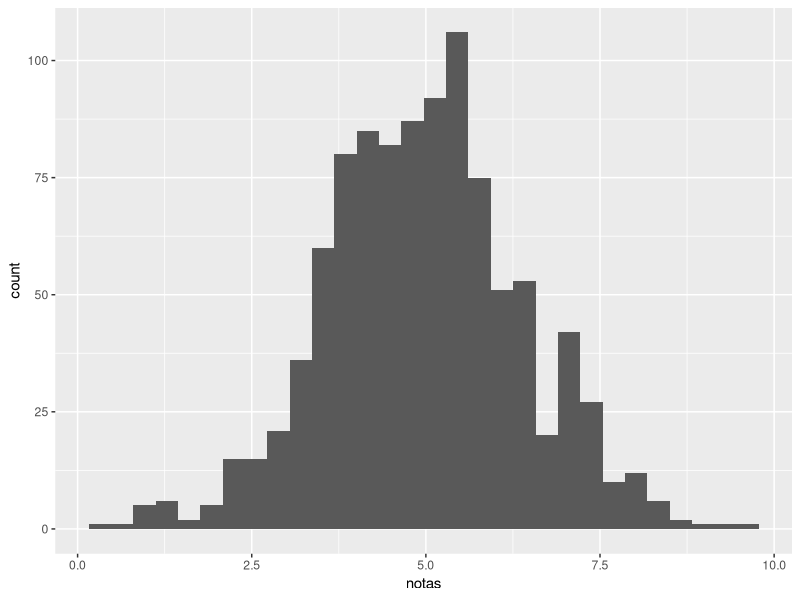
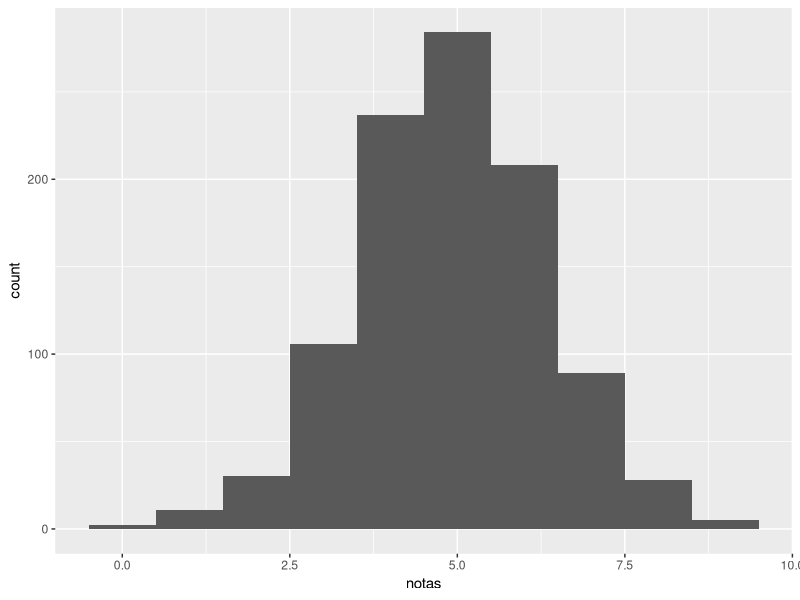
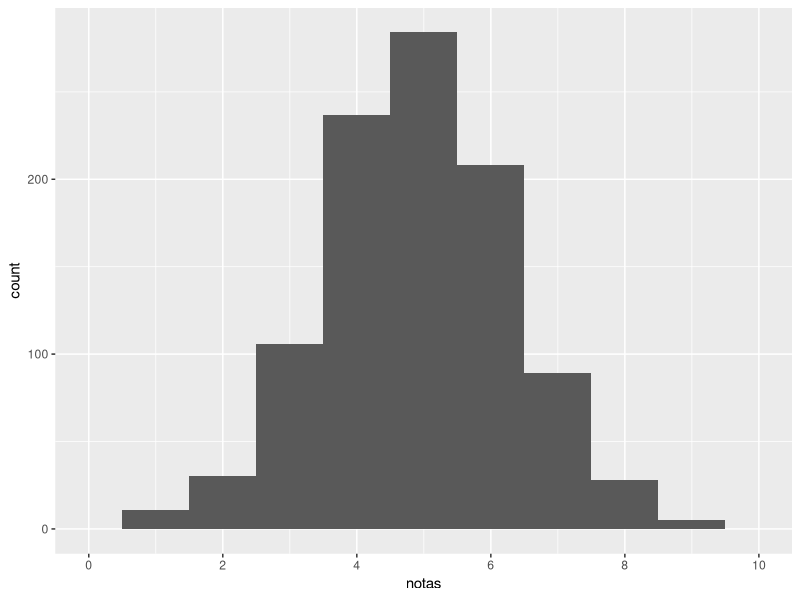
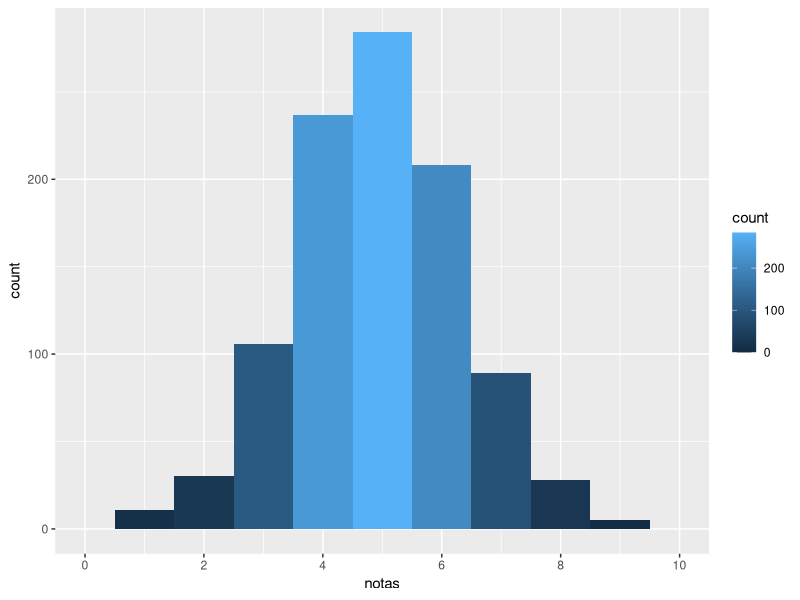
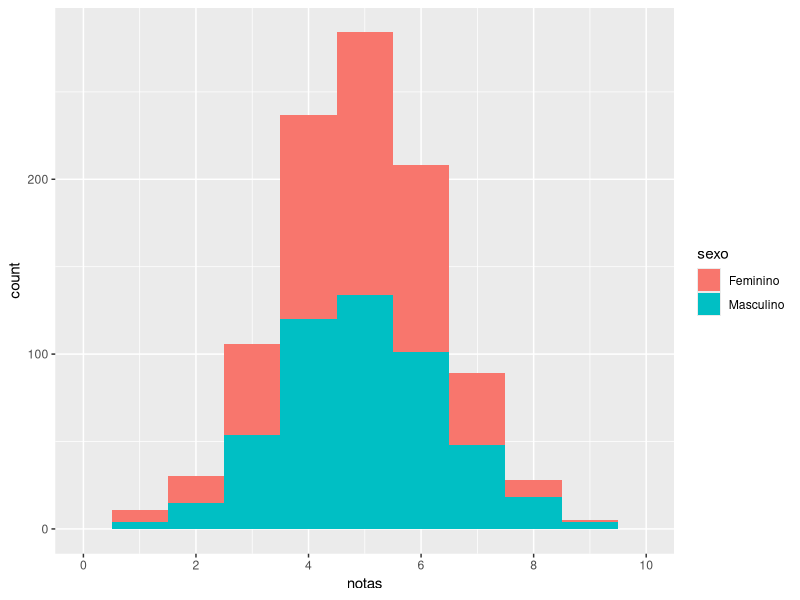
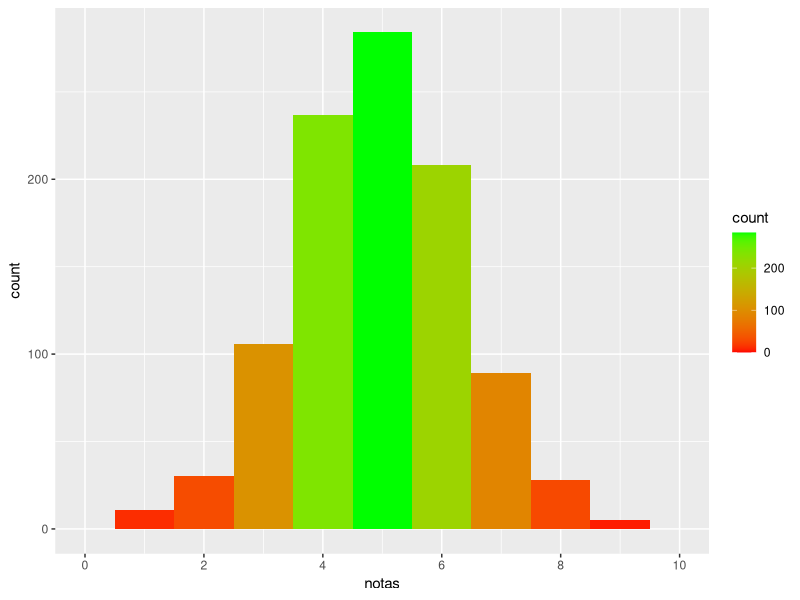
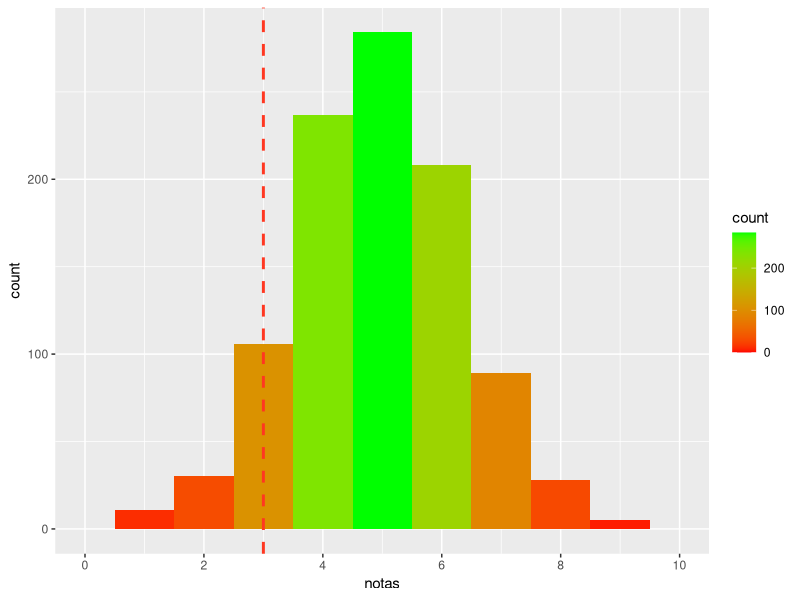
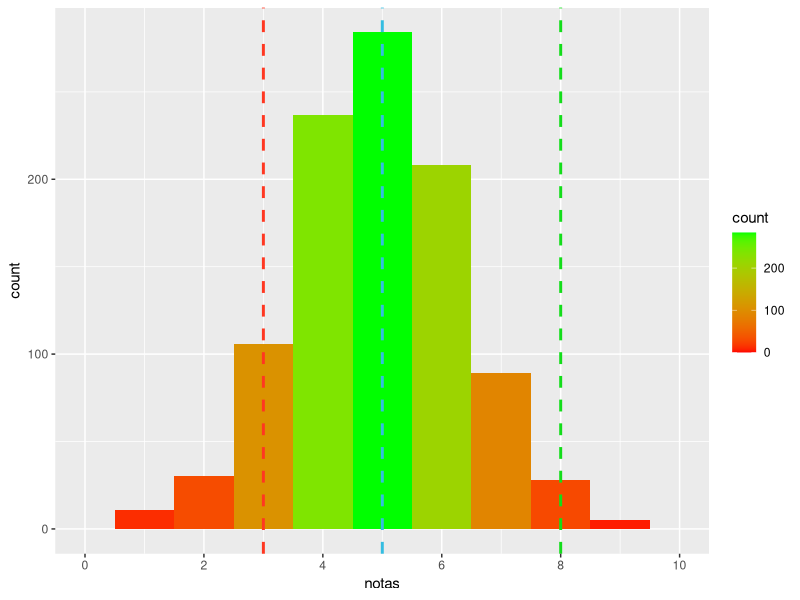

Recreate these plots in R, in order.
## ---- chunk 1
library(ggplot2)
## ---- chunk 2
set.seed(1234) # se já fez isso antes, não precisa rodar essa linha

notas <- rnorm(1000, mean = 5, sd = 1.4) 

sexo <- c(rep('Masculino', 500), rep('Feminino', 500))

escola <- data.frame(notas, sexo)
## ---- chunk 3

escola$notas <- round(escola$notas, 1)

## ---- chunk 4
ggplot(escola, aes(x = notas)) + 
  geom_histogram()
## ---- chunk 5
ggplot(escola, aes(x = notas)) + 
  geom_histogram(
    aes(y = ..count..),
    binwidth = 1
  )
## ---- chunk 6

ggplot(escola, aes(x = notas)) + 
  geom_histogram(
    aes(y = ..count..),
    binwidth = 1
  ) +
  scale_x_continuous(
    breaks = seq(0, 10, 2),
    limits=c(0, 10)
  )
## ---- chunk 7
ggplot(escola, aes(x = notas)) + 
  geom_histogram(
    aes(
      y = ..count..,
      fill = ..count..
      ),
    binwidth = 1
  ) +
  scale_x_continuous(
    breaks = seq(0, 10, 2),
    limits=c(0, 10)
  )

## ---- chunk 8

ggplot(escola, aes(x = notas)) + 
  geom_histogram(
    aes(
      y = ..count..,
      fill = sexo
      ),
    binwidth = 1
  ) +
  scale_x_continuous(
    breaks = seq(0, 10, 2),
    limits=c(0, 10)
  )

## ---- chunk 9

ggplot(escola, aes(x = notas)) + 
  geom_histogram(
    aes(
      y = ..count..,
      fill = ..count..
      ),
    binwidth = 1
  ) +
  scale_x_continuous(
    breaks = seq(0, 10, 2),
    limits=c(0, 10)
  ) +
  scale_fill_gradient(
    low = "red",
    high = "green")

## ---- chunk 10

ggplot(escola, aes(x = notas)) + 
  geom_histogram(
    aes(
      y = ..count..,
      fill = ..count..
      ),
    binwidth = 1
  ) +
  scale_x_continuous(
    breaks = seq(0, 10, 2),
    limits=c(0, 10)
  ) +
  scale_fill_gradient(
    low = "red",
    high = "green"
  ) + 
  geom_vline(
    xintercept = 3,
    size = 1,
    colour = "#FF3721",
    linetype = "dashed"
  )
  

## ---- chunk 11
ggplot(escola, aes(x = notas)) + 
  geom_histogram(
    aes(
      y = ..count..,
      fill = ..count..
      ),
    binwidth = 1
  ) +
  scale_x_continuous(
    breaks = seq(0, 10, 2),
    limits=c(0, 10)
  ) +
  scale_fill_gradient(
    low = "red",
    high = "green"
  ) + 
  geom_vline(
    xintercept = 3,
    size = 1,
    colour = "#FF3721",
    linetype = "dashed"
  ) +
  geom_vline(
    xintercept = 5,
    size = 1,
    colour = "#34BDE1",
    linetype = "dashed"
  ) +
  geom_vline(
    xintercept = 8,
    size = 1,
    colour = "#13DD1A",
    linetype = "dashed"
  )
